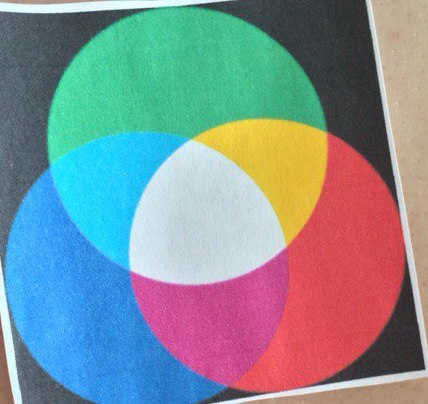
#> input picture image-processing/test.jpg, 428 x 404 px, found by its file name
$ python otsu.py
#> lines starting #> are read from the running program, lines starting #| are printed output that depends on the picture; after the words box and inside, x2 and y2 are one past the last pixel; in counts of white or black regions, pixels touching at a corner belong together
import matplotlib
import matplotlib.pyplot as plt
from skimage.morphology import disk
from skimage.filters import threshold_otsu, rank
from PIL import Image
import numpy as np
from skimage import color


matplotlib.rcParams['font.size'] = 9

# Import a test image, preprocessing
im = Image.open("/Users/apple/tutorial/test.jpg")
#> im is the input picture: PIL image 428x404 RGB; mean R, G, B 129, 144, 149.8
im = np.asarray(im)
img = color.rgb2gray(im)
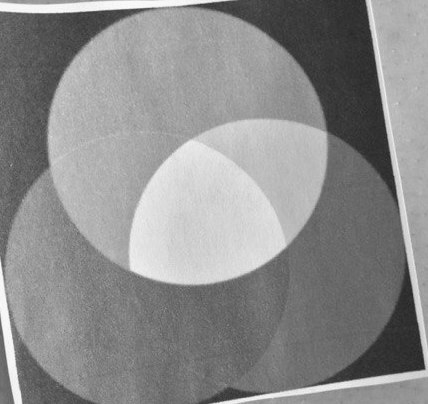
#> img: shape (404, 428) float64; min 0.128, max 0.992, mean 0.554
print('You are now working with', type(img))
#| You are now working with <class 'numpy.ndarray'>

radius = 5
selem = disk(radius)

local_otsu = rank.otsu(img, selem)
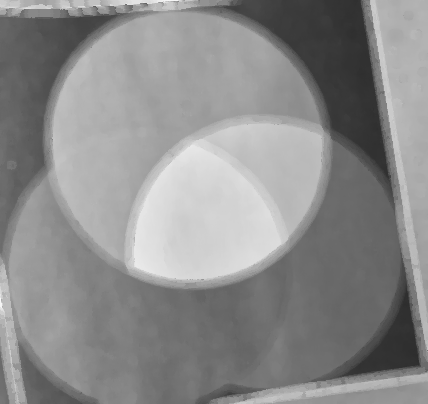
#> local_otsu: shape (404, 428); min 45, max 246, mean 140.1
threshold_global_otsu = threshold_otsu(img)
#> threshold_global_otsu = 0.541
global_otsu = img >= threshold_global_otsu
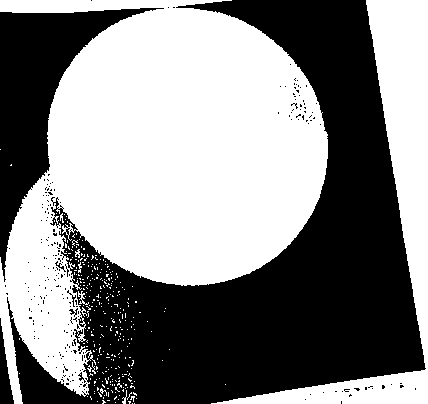
#> global_otsu: shape (404, 428) bool; 53.2% white; 231 black regions (224 under 20 px), largest, box (x1, y1, x2, y2) and area: (7, 0, 426, 404) 67089, (0, 8, 164, 282) 12607, (0, 318, 14, 404) 590


fig, ax = plt.subplots(2, 2, figsize=(8, 5), sharex=True, sharey=True, subplot_kw={'adjustable':'box-forced'})
ax1, ax2, ax3, ax4 = ax.ravel()

fig.colorbar(ax1.imshow(img, cmap=plt.cm.gray),
             ax=ax1, orientation='horizontal')
ax1.set_title('Original')
ax1.axis('off')

fig.colorbar(ax2.imshow(local_otsu, cmap=plt.cm.gray),
             ax=ax2, orientation='horizontal')
ax2.set_title('Local Otsu (radius=%d)' % radius)
ax2.axis('off')

ax3.imshow(img >= local_otsu, cmap=plt.cm.gray)
ax3.set_title('Original >= Local Otsu' % threshold_global_otsu)
ax3.axis('off')

ax4.imshow(global_otsu, cmap=plt.cm.gray)
ax4.set_title('Global Otsu (threshold = %d)' % threshold_global_otsu)
ax4.axis('off')

plt.show()
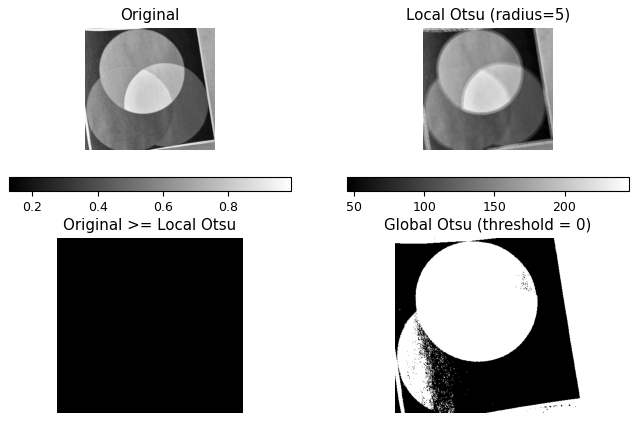
#> figure drawn by matplotlib, 6 panels

$ run again, with image-processing/example_fsq_1.png saved as image-processing/test.jpg
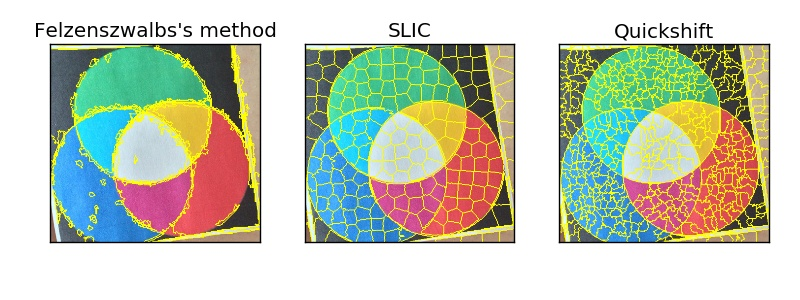
#> input picture image-processing/example_fsq_1.png, 800 x 300 px, found by its file name
#> im is the input picture: PIL image 800x300 RGB; mean R, G, B 195.2, 201.8, 182.2
#| You are now working with <class 'numpy.ndarray'>
#> `local_otsu = rank.otsu(img, selem)`:
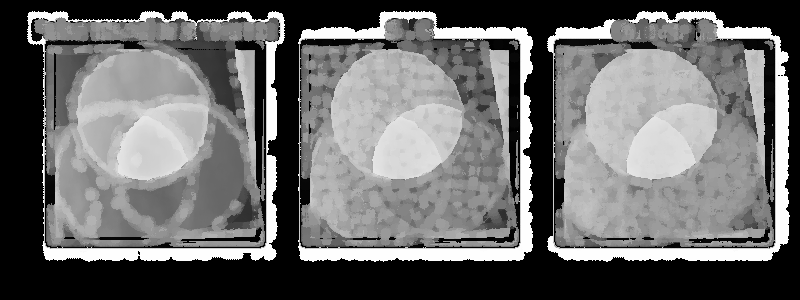
#> local_otsu: shape (300, 800); min 0, max 254, mean 108.5
#> threshold_global_otsu = 0.709
#> `global_otsu = img >= threshold_global_otsu`:
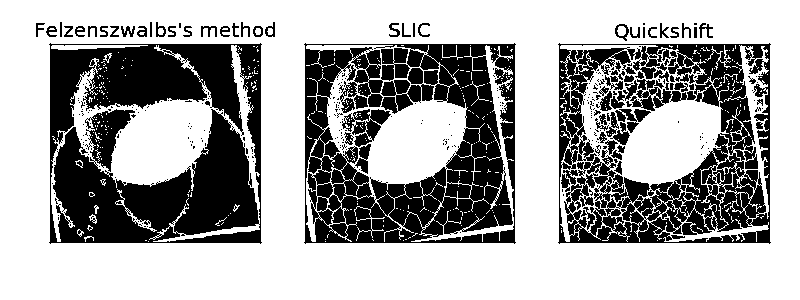
#> global_otsu: shape (300, 800) bool; 64.6% white; 322 black regions (249 under 20 px), largest, box (x1, y1, x2, y2) and area: (49, 43, 262, 244) 29811, (304, 43, 516, 244) 27056, (558, 43, 771, 244) 21216
